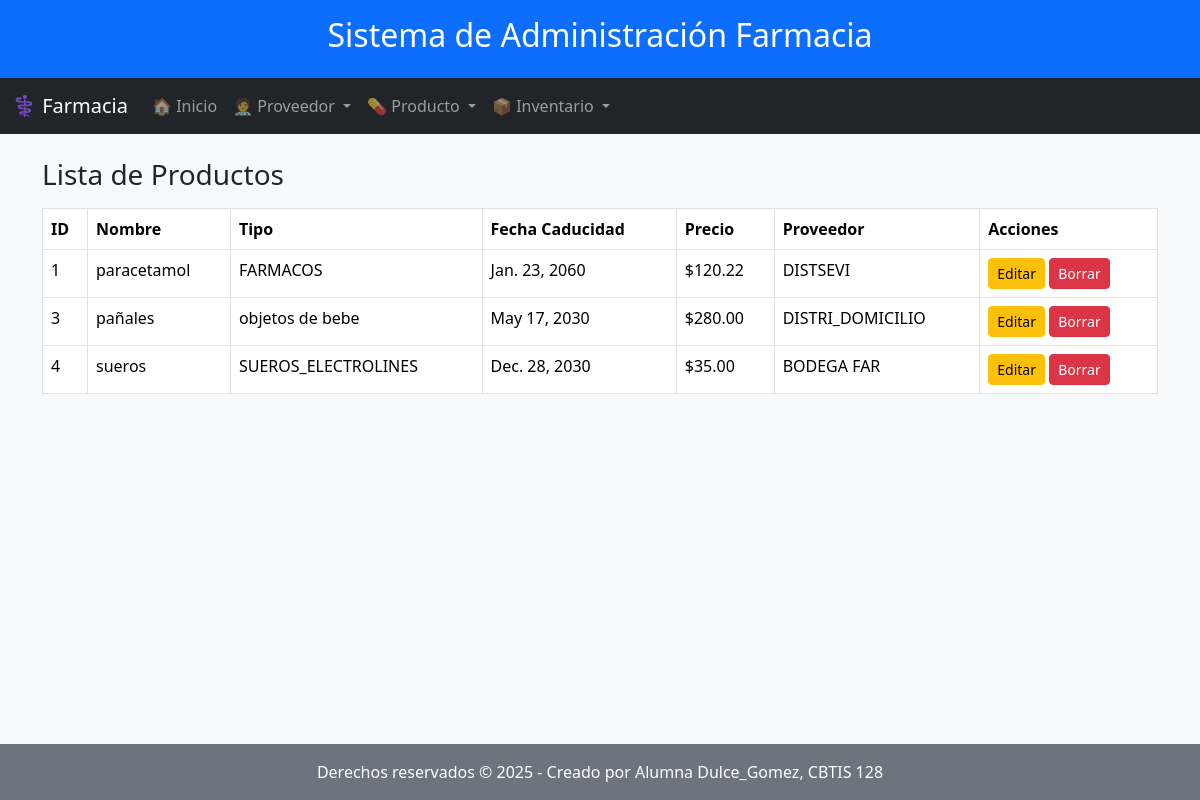
The app's page /ver_producto/ with its own data.
### parte final/app_Farmacia/models.py (models this page shows, shortened)
class Producto(models.Model):
    nombre = models.CharField(max_length=100)
    tipo_producto = models.CharField(max_length=50)
    fecha_caducidad = models.DateField()
    precio = models.DecimalField(max_digits=10, decimal_places=2)
    proveedor = models.ForeignKey(Proveedor, on_delete=models.CASCADE, related_name='productos')

class Proveedor(models.Model):
    nombre = models.CharField(max_length=100)
    direccion = models.CharField(max_length=200)
    telefono = models.CharField(max_length=15)
    correo_electronico = models.EmailField(max_length=100)
    tipo_producto = models.CharField(max_length=50)

### parte final/app_Farmacia/views.py (the view)
# urls.py: path('ver_producto/', views.ver_producto, name="ver_producto"),
def ver_producto(request):
    productos = Producto.objects.all()
    return render(request, "producto/ver_producto.html", {"productos": productos})

### parte final/app_Farmacia/templates/producto/ver_producto.html
{% extends 'base.html' %}
{% block contenido %}
<h3>Lista de Productos</h3>
<table class="table table-bordered mt-3">
    <tr>
        <th>ID</th>
        <th>Nombre</th>
        <th>Tipo</th>
        <th>Fecha Caducidad</th>
        <th>Precio</th>
        <th>Proveedor</th>
        <th>Acciones</th>
    </tr>
    {% for p in productos %}
    <tr>
        <td>{{ p.id }}</td>
        <td>{{ p.nombre }}</td>
        <td>{{ p.tipo_producto }}</td>
        <td>{{ p.fecha_caducidad }}</td>
        <td>${{ p.precio }}</td>
        <td>{{ p.proveedor.nombre }}</td>
        <td>
            <a class="btn btn-warning btn-sm" href="/actualizar_producto/{{ p.id }}/">Editar</a>
            <a class="btn btn-danger btn-sm" href="/borrar_producto/{{ p.id }}/">Borrar</a>
        </td>
    </tr>
    {% endfor %}
</table>
{% endblock %}

### parte final/app_Farmacia/templates/base.html (shortened to what this page needs)
<!DOCTYPE html>
<html lang="es">
<head>
    <link rel="stylesheet" href="https://cdn.jsdelivr.net/npm/bootstrap@5.3.2/dist/css/bootstrap.min.css">
</head>
<body class="bg-light">
    {% include 'header.html' %}
    {% include 'navbar.html' %}
    <div class="container mt-4">
        {% block contenido %}
        {% endblock %}
    </div>
    {% include 'footer.html' %}
</body>
</html>

### parte final/app_Farmacia/templates/header.html
<header class="bg-primary text-white p-3 text-center">
    <h2>Sistema de Administración Farmacia</h2>
</header>

### parte final/app_Farmacia/templates/navbar.html (shortened to what this page needs)
<nav class="navbar navbar-expand-lg navbar-dark bg-dark">
<div class="container-fluid">
    <a class="navbar-brand" href="/">
        ⚕️ Farmacia
    </a>
    <div class="collapse navbar-collapse">
    <ul class="navbar-nav me-auto mb-2 mb-lg-0">
        <li class="nav-item">
        <a class="nav-link" href="/">🏠 Inicio</a>
        </li>
        <li class="nav-item dropdown">
        <a class="nav-link dropdown-toggle" href="#" data-bs-toggle="dropdown">
            🧑‍⚕️ Proveedor
        </a>
        </li>
        <li class="nav-item dropdown">
        <a class="nav-link dropdown-toggle" href="#" data-bs-toggle="dropdown">
    💊 Producto
        </a>
</li>
        <li class="nav-item dropdown">
        <a class="nav-link dropdown-toggle" href="#" data-bs-toggle="dropdown">
    📦 Inventario
        </a>
</li>
    </ul>
    </div>
</div>
</nav>

### parte final/app_Farmacia/templates/footer.html (shortened to what this page needs)
<footer class="bg-secondary text-white text-center p-3 fixed-bottom">
    Derechos reservados © <span id="fecha"></span> - Creado por Alumna Dulce_Gomez, CBTIS 128
</footer>

### records on screen
Producto: id "1", nombre "paracetamol", tipo_producto "FARMACOS", fecha_caducidad "Jan. 23, 2060", precio "120.22", proveedor.nombre "DISTSEVI"
Producto: id "3", nombre "pañales", tipo_producto "objetos de bebe", fecha_caducidad "May 17, 2030", precio "280.00", proveedor.nombre "DISTRI_DOMICILIO"
Producto: id "4", nombre "sueros", tipo_producto "SUEROS_ELECTROLINES", fecha_caducidad "Dec. 28, 2030", precio "35.00", proveedor.nombre "BODEGA FAR"
